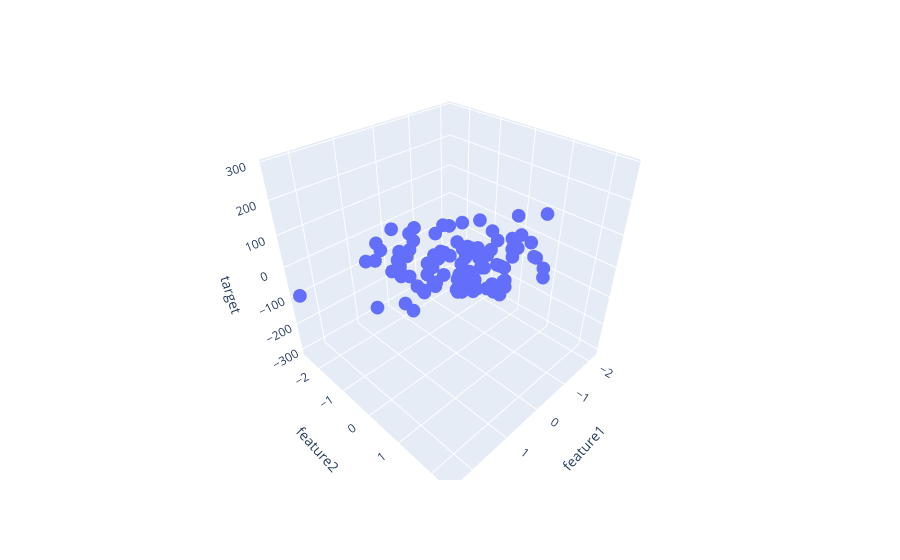

Notebook code for this chart:
### Code cell
import plotly.express as px
import plotly.io as pio

fig = px.scatter_3d(df, x='feature1', y='feature2', z='target')
fig.show()
